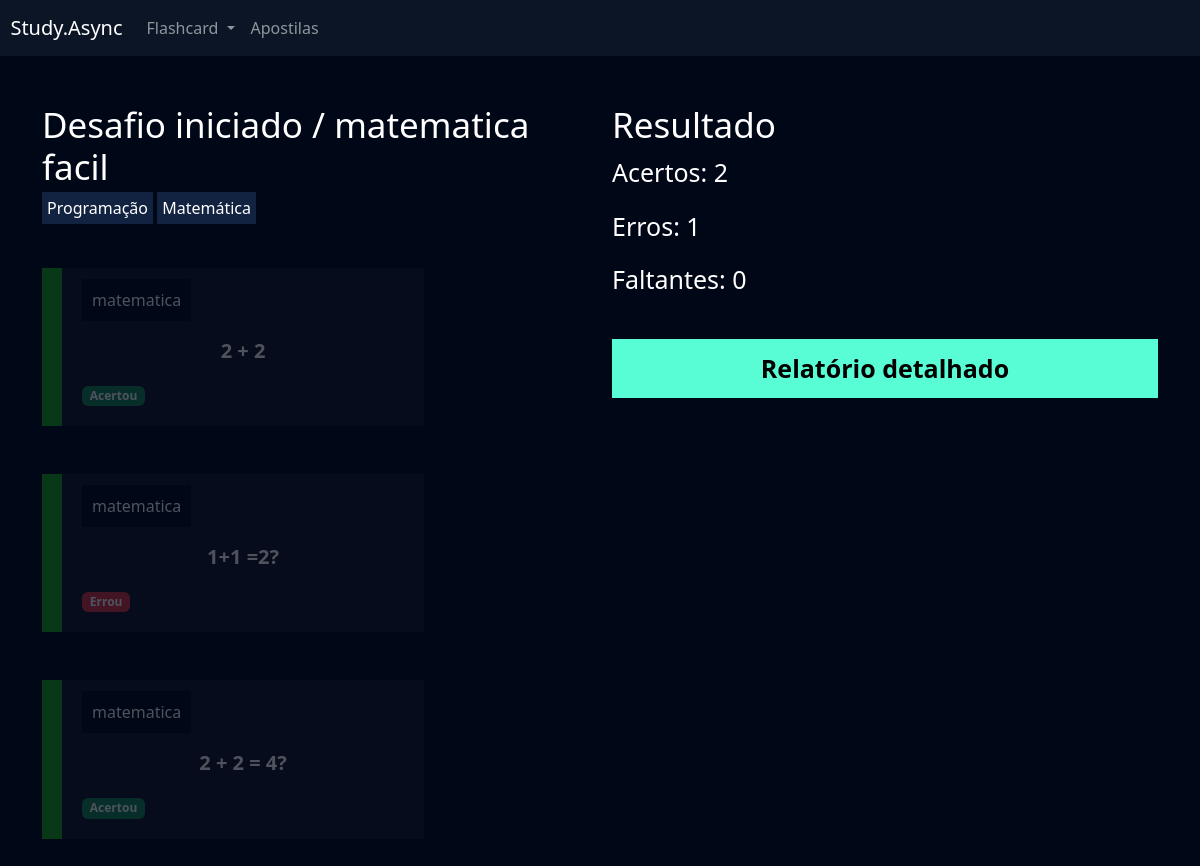
Screenshot of /flashcard/desafio/17/ (signed in) with the database file from the repository.
### flashcard/models.py (models this page shows, shortened)
class Desafio(models.Model):
    user = models.ForeignKey(User, on_delete=models.DO_NOTHING)
    titulo = models.CharField(max_length=100)
    categoria = models.ManyToManyField(Categoria)
    quantidade_perguntas = models.IntegerField()
    dificuldade = models.CharField(
        max_length=1, choices=Flashcard.DIFICULDADE_CHOICES
    )
    flashcards = models.ManyToManyField(FlashcardDesafio)
    def __str__(self):
        return self.titulo

class FlashcardDesafio(models.Model):
    flashcard = models.ForeignKey(Flashcard, on_delete=models.DO_NOTHING)
    respondido = models.BooleanField(default=False)
    acertou = models.BooleanField(default=False)

class Flashcard(models.Model):
    DIFICULDADE_CHOICES = (('D', 'Difícil'), ('M', 'Médio'), ('F', 'Fácil'))
    user = models.ForeignKey(User, on_delete=models.DO_NOTHING)
    pergunta = models.CharField(max_length=100)
    resposta = models.TextField()
    categoria = models.ForeignKey(Categoria, on_delete=models.DO_NOTHING)
    dificuldade = models.CharField(max_length=1, choices=DIFICULDADE_CHOICES)
    @property
    def css_dificuldade(self):
        if self.dificuldade == "F":
            return "flashcard-facil"
        elif self.dificuldade == "M":
            return "flashcard-Medio"
        elif self.dificuldade == "D":
            return "flashcard-dificil"

class Categoria(models.Model):
    nome = models.CharField(max_length=20)
    def __str__(self):
        return self.nome

### flashcard/views.py (the view)
# urls.py: path('desafio/<int:id>/', views.desafio, name='desafio'),
def desafio(request, id):
    desafio = Desafio.objects.get(id=id)
    if not  desafio.user == request.user:
        messages.add_message(request, constants.ERROR, 'você só pode responder seus proprios flashcards')
        return redirect('/flashcard/listar_desafio/')
    if request.method =="GET":
        acertos = desafio.flashcards.filter(respondido=True).filter(acertou=True).count()
        erros = desafio.flashcards.filter(respondido=True).filter(acertou=False).count()
        faltantes = desafio.flashcards.filter(respondido=False).count()
        return render(request, 'desafio.html', {'desafio':desafio, 'acertos':acertos, 'erros':erros, 'faltantes':faltantes})

### flashcard/templates/desafio.html (shortened to what this page needs)
{% extends "base.html" %}
{% load static %}
{% block 'cabecalho' %}
    <link href="{% static 'usuarios/css/cadastro.css' %}" rel="stylesheet">
    <link href="{% static 'flashcard/css/novo_flashcard.css' %}" rel="stylesheet">
    <link href="{% static 'flashcard/css/iniciar_desafio.css' %}" rel="stylesheet">
    <link href="{% static 'flashcard/css/desafio.css' %}" rel="stylesheet">
    <link href='https://unpkg.com/boxicons@2.1.4/css/boxicons.min.css' rel='stylesheet'>
{% endblock 'cabecalho' %}
{% block 'conteudo' %}
    {% include "partials/header.html" %}
    <div class="container">
        <br>
        <br>
        <div class="row">
            <div class="col-md">
                <h3 class="fonte-secundaria" >Desafio iniciado / {{desafio}}</h3>
                <span class="badge-categoria">Programação</span>
                <span class="badge-categoria" >Matemática</span>
                <br>
                <br>
                <br>
                {% for flash in desafio.flashcards.all %}
                    <div class="box-new-flashcard {% if flash.respondido %}op2{% endif %}" >
                        <div class="flashcard {{flash.flashcard.css_dificuldade}}">
                            <div class="flashcard-categoria">
                                {{flash.flashcard.categoria}}
                            </div>
                            <br>
                            <br>
                            <div class="flashcard-box-item" onclick="flip_card({{flash.id}})">
                                <p class="flashcard-item">{{flash.flashcard.pergunta}}</p>
                            </div>
                            {% if not flash.respondido %}
                            <div class="responder">
                                <a href="{% url 'responder_flashcard' flash.id %}?acertou=0&desafio_id={{desafio.id}}"><i class='bx bxs-x-square icone-vermelho'></i></a>
                                <a href="{% url 'responder_flashcard' flash.id %}?acertou=1&desafio_id={{desafio.id}}" ><i class='bx bxs-check-square icone-verde' ></i></a>
                            </div>
                            {% else %}
                                   {% if flash.acertou %}
                                   <span class="badge bg-success">Acertou</span>
                                   {% else %}
                                   <span class="badge bg-danger">Errou</span>
                                   {% endif %}
                            {% endif %}
                        </div>
                    </div>
                    <br>
                    <br>
                {% endfor %}
            </div>
            <div class="col-md">
                <h3 class="fonte-secundaria">Resultado</h3>
                <p class="fonte-p">Acertos: {{acertos}}</p>
                <p class="fonte-p">Erros: {{erros}}</p>
                <p class="fonte-p">Faltantes: {{faltantes}}</p>
                <br>
                <a class="btn-cadastro btn-desafio" href="{% url 'relatorio' desafio.id %}">Relatório detalhado</a>
            </div>
        </div>
    </div>
{% endblock 'conteudo' %}

### templates/static/geral/css/base.css (style rules this page uses)
:root { --main-color: #0b1526; --dark-color: #000716; --secondary-dark-color: rgb(15, 2, 26); --light-color: #00c1f3; --contrast-color: #f4c96b; --differential-color: #58fcd5; }
body { background-color: var(--dark-color) !important; color: white !important; }

### templates/static/usuarios/css/cadastro.css (style rules this page uses)
* { margin: 0; padding: 0; }
.btn-cadastro { padding: 10px; background-color: #58fcd5; border: none; border: 1px solid #58fcd5; font-size: 18px; font-weight: bold; padding-left: 25px; padding-right: 25px; }

### templates/static/flashcard/css/novo_flashcard.css (style rules this page uses)
.box-new-flashcard { width: 70%; margin: auto; }
.flashcard { background-color: rgba(255, 255, 255, .08); padding: 20px; }
.flashcard-box-item { text-align: center; }
.flashcard p { font-size: 20px; font-weight: bold; cursor: pointer; }
.flashcard-facil { border-left: 20px solid #1DAB1A; }
.flashcard-categoria { background-color: var(--dark-color); display: inline; padding: 10px; }

### templates/static/flashcard/css/iniciar_desafio.css (style rules this page uses)
.fonte-secundaria { font-size: 35px; }

### templates/static/flashcard/css/desafio.css (style rules this page uses)
.badge-categoria { padding: 5px; background-color: #122342; }
.box-new-flashcard { margin: 0; }
.op2 { opacity: .3; }
.fonte-p { font-size: 25px; }
.btn-desafio { width: 100% !important; color: black; text-decoration: none; display: block; text-align: center; font-size: 25px; }

### rows the page displays
Desafio: titulo "matematica facil"
FlashcardDesafio: flashcard.categoria "matematica", flashcard.pergunta "2 + 2", respondido "Acertou"
FlashcardDesafio: flashcard.categoria "matematica", flashcard.pergunta "1+1 =2?", respondido "Errou"
FlashcardDesafio: flashcard.categoria "matematica", flashcard.pergunta "2 + 2 = 4?", respondido "Acertou"

### other values shown
{{ acertos }} "2"
{{ erros }} "1"
{{ faltantes }} "0"
